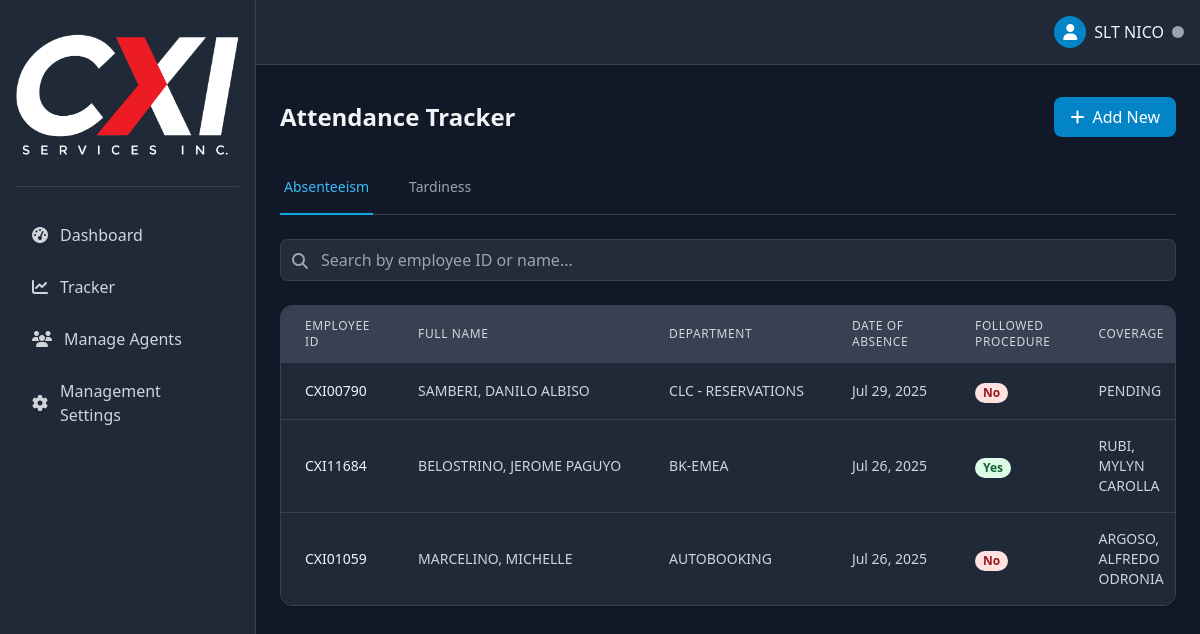
/admin/attendance.php (signed in), run on the app's committed database.
### tables this page shows
CREATE TABLE `absenteeism` (
  `id` int(11) NOT NULL,
  `month` varchar(20) NOT NULL,
  `employee_id` varchar(50) NOT NULL,
  `full_name` varchar(100) NOT NULL,
  `department` varchar(100) NOT NULL,
  `supervisor` varchar(100) NOT NULL,
  `operation_manager` varchar(100) NOT NULL,
  `email` varchar(100) NOT NULL,
  `date_of_absent` date NOT NULL,
  `follow_call_in_procedure` enum('Yes','No') NOT NULL,
  `sanction` text DEFAULT NULL,
  `reason` text NOT NULL,
  `coverage` varchar(100) DEFAULT NULL,
  `coverage_type` enum('-','NO NEED','TRAINEE','BACK UP','PENDING','DSOT','RDOT','AGENT MODE') NOT NULL,
  `shift` varchar(50) NOT NULL,
  `ir_form` varchar(100) DEFAULT NULL,
  `timestamp` varchar(20) DEFAULT NULL,
  `sub_name` varchar(50) NOT NULL,
  `created_at` datetime DEFAULT current_timestamp(),
  `email_sent` tinyint(1) DEFAULT 0,
  `email_sent_at` varchar(20) DEFAULT NULL
);

### admin/partials/attendance_table.php (the view, shortened to what this page needs)
<?php
require_once __DIR__ . '/../../includes/functions.php';
$page = isset($_POST['page']) ? (int)$_POST['page'] : (isset($_GET['page']) ? (int)$_GET['page'] : 1);
$type = isset($_POST['type']) ? $_POST['type'] : (isset($_GET['tab']) ? $_GET['tab'] : 'absenteeism');
$page = max($page, 1);
$table = ($type === 'tardiness') ? 'tardiness' : 'absenteeism';
$perPage = 10;
$searchQuery = '';
try {
    $countStmt = $pdo->prepare("SELECT COUNT(*) FROM $table $searchQuery");
    $countStmt->execute();
    $totalRecords = $countStmt->fetchColumn();
} catch (PDOException $e) {
    $totalRecords = 0;
}
$totalPages = ceil($totalRecords / $perPage);
$page = min($page, $totalPages);
$offset = ($page - 1) * $perPage;
try {
    $query = "SELECT * FROM $table $searchQuery ORDER BY created_at DESC LIMIT :limit OFFSET :offset";
    $stmt = $pdo->prepare($query);
    $stmt->bindValue(':limit', $perPage, PDO::PARAM_INT);
    $stmt->bindValue(':offset', $offset, PDO::PARAM_INT);
    $stmt->execute();
    $records = $stmt->fetchAll();
} catch (PDOException $e) {
    $records = [];
}
?>
<div class="bg-gray-800 rounded-xl border border-gray-700 overflow-hidden shadow">
    <div class="overflow-x-auto">
        <table class="min-w-full divide-y divide-gray-700">
            <thead class="bg-gray-700">
                <tr>
                    <th scope="col" class="px-6 py-3 text-left text-xs font-medium text-gray-300 uppercase tracking-wider">Employee ID</th>
                    <th scope="col" class="px-6 py-3 text-left text-xs font-medium text-gray-300 uppercase tracking-wider">Full Name</th>
                    <th scope="col" class="px-6 py-3 text-left text-xs font-medium text-gray-300 uppercase tracking-wider">Department</th>
                    <?php if ($type === 'absenteeism'): ?>
                        <th scope="col" class="px-6 py-3 text-left text-xs font-medium text-gray-300 uppercase tracking-wider">Date of Absence</th>
                        <th scope="col" class="px-6 py-3 text-left text-xs font-medium text-gray-300 uppercase tracking-wider">Followed Procedure</th>
                        <th scope="col" class="px-6 py-3 text-left text-xs font-medium text-gray-300 uppercase tracking-wider">Coverage</th>
                    <?php endif; ?>
                </tr>
            </thead>
            <tbody class="bg-gray-800 divide-y divide-gray-700">
                <?php if (empty($records)): ?>
                    <tr>
                        <td colspan="<?= $type === 'absenteeism' ? 9 : 8 ?>" class="px-6 py-4 text-center text-gray-400">
                            No records found
                        </td>
                    </tr>
                <?php else: ?>
                    <?php foreach ($records as $record): ?>
                    <tr class="hover:bg-gray-700/50">
                        <td class="px-6 py-4 whitespace-nowrap">
                            <div class="text-sm font-medium text-gray-100" style="text-transform: uppercase;"><?= htmlspecialchars($record['employee_id']) ?></div>
                        </td>
                        <td class="px-6 py-4 whitespace-nowrap">
                            <div class="text-sm text-gray-300" style="text-transform: uppercase;"><?= htmlspecialchars($record['full_name']) ?></div>
                        </td>
                        <td class="px-6 py-4 whitespace-nowrap">
                            <div class="text-sm text-gray-300" style="text-transform: uppercase;"><?= htmlspecialchars($record['department']) ?></div>
                        </td>
                        <?php if ($type === 'absenteeism'): ?>
                            <td class="px-6 py-4 whitespace-nowrap">
                                <div class="text-sm text-gray-300"><?= date('M d, Y', strtotime($record['date_of_absent'])) ?></div>
                            </td>
                            <td class="px-6 py-4 whitespace-nowrap">
                                <span class="px-2 inline-flex text-xs leading-5 font-semibold rounded-full <?= $record['follow_call_in_procedure'] === 'Yes' ? 'bg-green-100 text-green-800' : 'bg-red-100 text-red-800' ?>" >
                                    <?= $record['follow_call_in_procedure'] ?>
                                </span>
                            </td>
                            <td class="px-6 py-4">
                                <div class="text-sm text-gray-300" style="text-transform: uppercase;"><?= htmlspecialchars($record['coverage']) ?></div>
                            </td>
                        <?php endif; ?>
                    </tr>
                    <?php endforeach; ?>
                <?php endif; ?>
            </tbody>
        </table>
    </div>
</div>

### data on the page
absenteeism: employee "CXI00790", full_name "SAMBERI, DANILO ALBISO", department "CLC - RESERVATIONS", date_of_absent "Jul 29, 2025", follow_call_in_procedure "No", coverage "PENDING"
absenteeism: employee "CXI11684", full_name "BELOSTRINO, JEROME PAGUYO", department "BK-EMEA", date_of_absent "Jul 26, 2025", follow_call_in_procedure "Yes", coverage "RUBI, MYLYN CAROLLA"
absenteeism: employee "CXI01059", full_name "MARCELINO, MICHELLE", department "AUTOBOOKING", date_of_absent "Jul 26, 2025", follow_call_in_procedure "No", coverage "ARGOSO, ALFREDO ODRONIA"

### other printed values
$_SESSION['nickname'] "SLT NICO"
